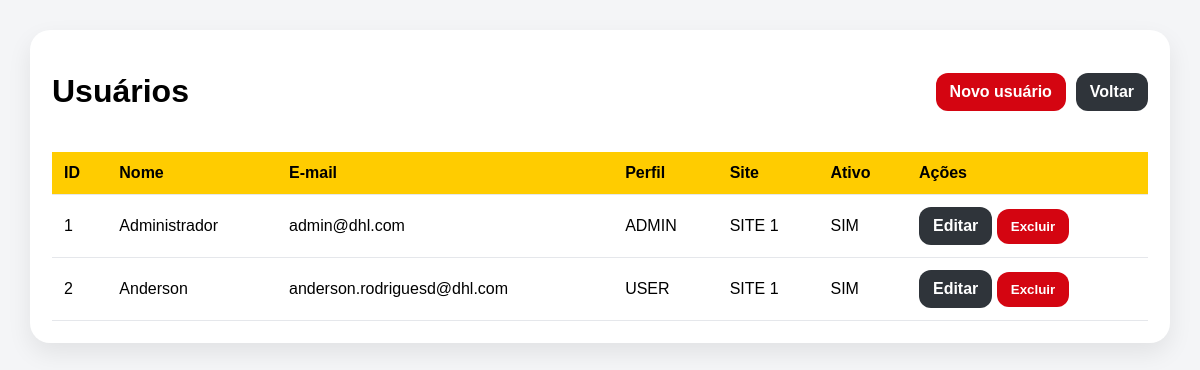
Before: /usuarios (signed in) with the older database file.
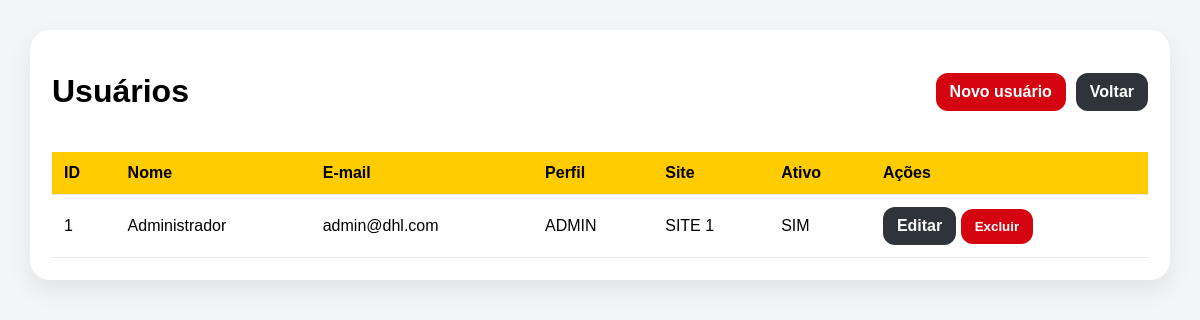
After: the same page with the newer database file.
### app.py (models this page shows, shortened)
class User(db.Model):
    __tablename__ = "users"
    id = db.Column(db.Integer, primary_key=True)
    nome = db.Column(db.String(120), nullable=False)
    email = db.Column(db.String(120), unique=True, nullable=False, index=True)
    password_hash = db.Column(db.String(255), nullable=False)
    role = db.Column(db.String(20), nullable=False, default="USER")
    site = db.Column(db.String(80), nullable=True)
    is_active = db.Column(db.Boolean, nullable=False, default=True)
    created_at = db.Column(db.DateTime, nullable=False, default=datetime.now)

### app.py (the view)
@app.route("/usuarios")
@admin_required
def usuarios():
    lista = User.query.order_by(User.nome.asc()).all()
    return render_template("usuarios.html", usuarios=lista)

### app.py (called while the page is built)
def admin_required(funcao):
    @wraps(funcao)
    def wrapper(*args, **kwargs):
        if not session.get("user_id"):
            flash("Faça login para acessar o sistema.", "warning")
            return redirect(url_for("login"))
        if session.get("user_role") != "ADMIN":
            flash("Apenas administradores podem acessar esta funcionalidade.", "danger")
            return redirect(url_for("index"))
        return funcao(*args, **kwargs)
    return wrapper

### templates/usuarios.html (shortened to what this page needs)
<!doctype html>
<html lang="pt-br">
<head>
</head>
<body>
  <div class="card">
    <div class="top">
      <h1>Usuários</h1>
      <div style="display:flex; gap:10px; flex-wrap:wrap;">
        <a href="{{ url_for('novo_usuario') }}" class="btn btn-red">Novo usuário</a>
        <a href="{{ url_for('index') }}" class="btn btn-dark">Voltar</a>
      </div>
    </div>
    <table>
      <thead>
        <tr>
          <th>ID</th>
          <th>Nome</th>
          <th>E-mail</th>
          <th>Perfil</th>
          <th>Site</th>
          <th>Ativo</th>
          <th>Ações</th>
        </tr>
      </thead>
      <tbody>
        {% for u in usuarios %}
        <tr>
          <td>{{ u.id }}</td>
          <td>{{ u.nome }}</td>
          <td>{{ u.email }}</td>
          <td>{{ u.role }}</td>
          <td>{{ u.site or '-' }}</td>
          <td>{{ 'SIM' if u.is_active else 'NÃO' }}</td>
          <td>
            <a href="{{ url_for('editar_usuario', user_id=u.id) }}" class="btn btn-dark">Editar</a>
            <form method="POST" action="{{ url_for('excluir_usuario', user_id=u.id) }}" class="inline" onsubmit="return confirm('Deseja excluir este usuário?');">
              <button type="submit" class="btn btn-red">Excluir</button>
            </form>
          </td>
        </tr>
        {% else %}
        <tr>
          <td colspan="7">Nenhum usuário cadastrado.</td>
        </tr>
        {% endfor %}
      </tbody>
    </table>
  </div>
</body>
</html>

Changed rows visible on the page:
removed User: id "2", nome "Anderson", email "anderson.rodriguesd@dhl.com", role "USER", site "SITE 1", is_active "SIM"
